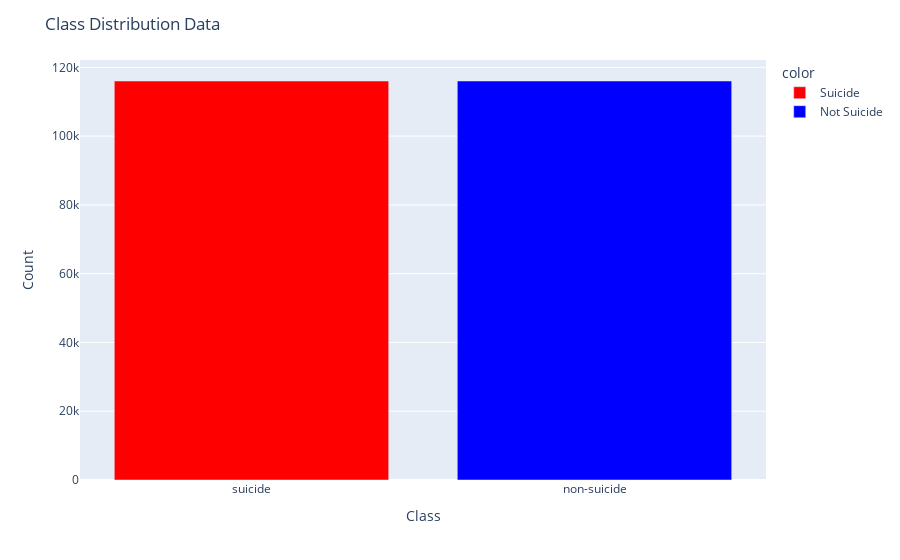

The cell this chart's notebook holds for it:
### Code cell
import plotly.express as px
# Count class 
class_counts=df['class'].value_counts()
# Create the bar plot
fig = px.bar(
    x=class_counts.index.values,
    y=class_counts.values,
    labels={'x': 'Class', 'y': 'Count'},
    color=class_counts.index.map({'non-suicide': 'Not Suicide', 'suicide': 'Suicide'}),
    color_discrete_map={'Not Suicide': 'blue', 'Suicide': 'red'}
)

# Update layout for better visualization
fig.update_layout(
    title='Class Distribution Data',
    xaxis_title='Class',
    yaxis_title='Count'
)

# Show the plot
fig.show()

### Figure 1 — Plotly figure (JSON) as saved in the notebook; plotly's stock layout.template omitted (floating-point values rounded to 4 significant figures)
{"data": [{"alignmentgroup": "True", "hovertemplate": "color=Suicide<br>Class=%{x}<br>Count=%{y}<extra></extra>", "legendgroup": "Suicide", "marker": {"color": "red", "pattern": {"shape": ""}}, "name": "Suicide", "offsetgroup": "Suicide", "orientation": "v", "showlegend": true, "textposition": "auto", "type": "bar", "x": ["suicide"], "xaxis": "x", "y": [116037], "yaxis": "y"}, {"alignmentgroup": "True", "hovertemplate": "color=Not Suicide<br>Class=%{x}<br>Count=%{y}<extra></extra>", "legendgroup": "Not Suicide", "marker": {"color": "blue", "pattern": {"shape": ""}}, "name": "Not Suicide", "offsetgroup": "Not Suicide", "orientation": "v", "showlegend": true, "textposition": "auto", "type": "bar", "x": ["non-suicide"], "xaxis": "x", "y": [116037], "yaxis": "y"}], "layout": {"barmode": "relative", "legend": {"title": {"text": "color"}, "tracegroupgap": 0}, "margin": {"t": 60}, "title": {"text": "Class Distribution Data"}, "xaxis": {"anchor": "y", "domain": [0, 1], "title": {"text": "Class"}}, "yaxis": {"anchor": "x", "domain": [0, 1], "title": {"text": "Count"}}}}
